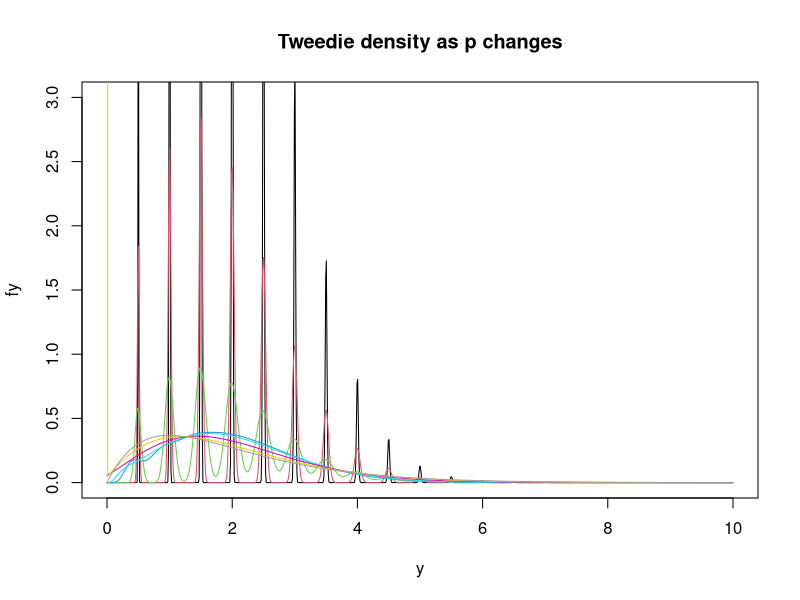

Generate this figure with R:
library(mgcv)


### Name: ldTweedie
### Title: Log Tweedie density evaluation
### Aliases: ldTweedie
### Keywords: models regression

### ** Examples

  library(mgcv)
  ## convergence to Poisson illustrated
  ## notice how p>1.1 is OK
  y <- seq(1e-10,10,length=1000)
  p <- c(1.0001,1.001,1.01,1.1,1.2,1.5,1.8,2)
  phi <- .5
  fy <- exp(ldTweedie(y,mu=2,p=p[1],phi=phi)[,1])
  plot(y,fy,type="l",ylim=c(0,3),main="Tweedie density as p changes")
  for (i in 2:length(p)) {
    fy <- exp(ldTweedie(y,mu=2,p=p[i],phi=phi)[,1])
    lines(y,fy,col=i)
  }
